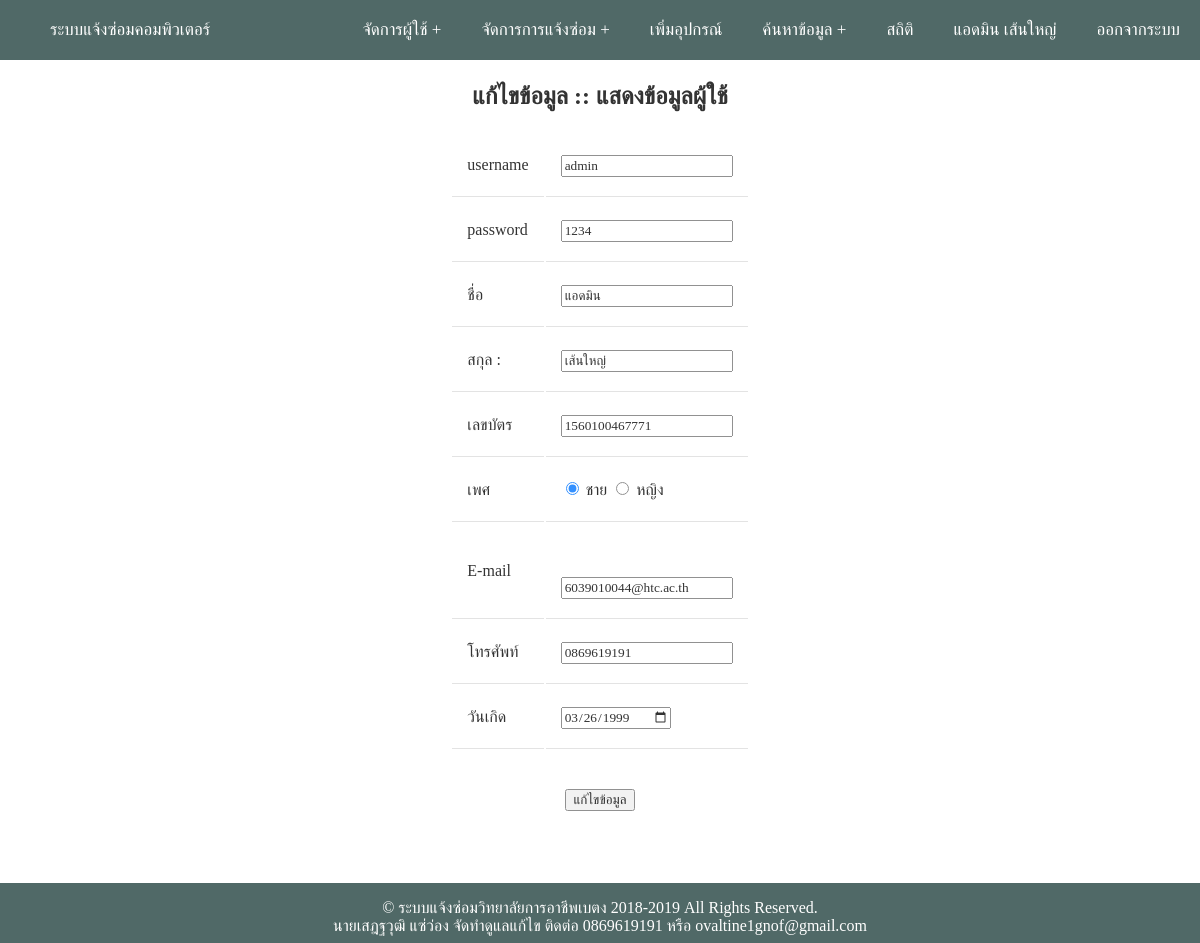
Screenshot of /admin/edit_me.php (signed in) with the database file from the repository.
### tables this page shows
CREATE TABLE IF NOT EXISTS `user` (
  `user_id` int(11) NOT NULL AUTO_INCREMENT,
  `username` varchar(20) NOT NULL,
  `password` varchar(20) NOT NULL,
  `status` varchar(1) NOT NULL,
  `id_card` varchar(13) NOT NULL,
  `time` datetime NOT NULL,
  `count` int(11) NOT NULL,
  `u_w` varchar(2) NOT NULL,
  PRIMARY KEY (`user_id`),
  KEY `id_card` (`id_card`),
  KEY `u_w` (`u_w`)
);

CREATE TABLE IF NOT EXISTS `user_info` (
  `info_id` int(11) NOT NULL AUTO_INCREMENT,
  `id_card` varchar(13) NOT NULL,
  `name` varchar(30) NOT NULL,
  `surname` varchar(30) NOT NULL,
  `sex` varchar(1) NOT NULL,
  `email` varchar(30) NOT NULL,
  `phone` varchar(10) NOT NULL,
  `expire_date` date NOT NULL,
  PRIMARY KEY (`id_card`),
  UNIQUE KEY `id` (`info_id`)
);

### admin/edit_me.php (the view, shortened to what this page needs)
<?php
include('..\page\header.php');
require('..\connect_db.inc.php');
echo "<h2 align='center'>แก้ไขข้อมูล :: แสดงข้อมูลผู้ใช้</h2>";
$id = $_SESSION["sess_user_id"];
$sql = "SELECT * FROM user INNER JOIN user_info ON user.id_card=user_info.id_card WHERE user_id='$id' ";
	$result = mysqli_query($conn,$sql) or die (mysqli_error($conn));
$row = mysqli_fetch_assoc($result);
$sex = $row['sex'];
?>
<form name="form1" method="post" action="update_me.php">
<table >
<tr>
<td>username </td>
<td><input type="text" name="txt_username" readonly value="<?php echo $row['username']; ?>"/></td>
</tr>
<tr>
<td>password </td>
<td><input type="text" name="txt_password" value="<?php echo $row['password']; ?>"/></td>
</tr>
<tr>
<td>ชื่อ  </td>
<td><input type="text" name="txt_name" value="<?php echo $row['name']; ?>"/></td>
</tr>
<tr>
<td>สกุล :</td>
<td><input type="text" name="txt_lastname" value="<?php echo $row['surname'];?>"/></td>
</tr>
<tr>
<td>เลขบัตร </td>
<td><input type="text" name="txt_id_card" value="<?php echo $row['id_card']; ?>" onKeyPress="if (event.keyCode < 48 || event.keyCode > 57 ){event.returnValue = false;}" maxlength="13" /></td>
</tr>
<tr>
<td>เพศ </td>
<td>
<input type="radio" name="txt_sex" id="Radio_Type" value="m" <?php if($sex=="m" OR $sex=="M") echo " checked"; ?>>&nbsp;ชาย</input>
<input type="radio" name="txt_sex" id="Radio_Type" value="f" <?php if($sex=="f" OR $sex=="F") echo " checked"; ?>>&nbsp;หญิง</input>
</td>
</tr>
<tr>
        <td>E-mail</td>
        <td><span id="email"></span><br>
		<input type='text'  name="email" id='email' onblur='check_email(this)' value="<?php echo $row['email'];?>" />
		</td>
</tr>
<tr>
<td>โทรศัพท์ </td>
<td><input type="text" name="txt_tel" value="<?php echo $row['phone'];?>" onKeyPress="if (event.keyCode < 48 || event.keyCode > 57 ){event.returnValue = false;}" maxlength="10"/></td>
</tr>
<tr>
<td>วันเกิด  </td>
<td><input type="date" name="txt_date" value="<?php echo $row['expire_date'];?>"/></td>
</tr>
</table>
<br>
<input type="submit" value="แก้ไขข้อมูล"/>
</form>
<br>
<?php
include '../page/footer.php';
?>

### page/header.php (style rules this page uses)
* { box-sizing: border-box; font-family : Georgia, serif; }
body { margin: 0; padding: 0; font-family: 'Open Sans', sans-serif; line-height: 32px; }
th, td { border-bottom: 1px solid #ddd; padding: 15px; text-align: left; }

### rows the page displays
user: txt_username "admin", txt_password "1234", txt_name "แอดมิน", txt_lastname "เส้นใหญ่", txt_id_card "1560100467771", email "6039010044@htc.ac.th", txt_tel "0869619191", txt_date "03/26/1999"
user_info: sex "☑"

### other values shown
$name "แอดมิน"
$sur "เส้นใหญ่"
